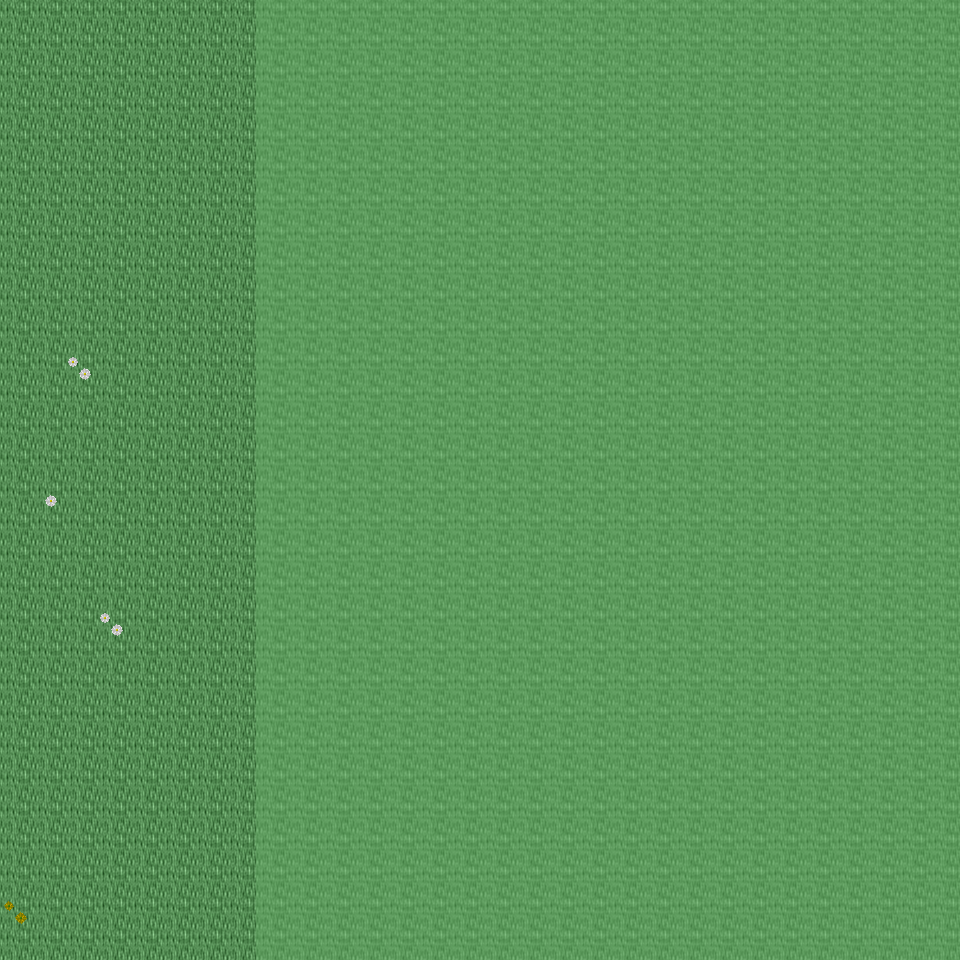

This is a level from a 2D game, rendered from its Tiled map with the project's own tilesets. A one-line summary and the map file follow, with tile-layer data summarised:
An orthogonal 30x30 tile map with 32x32 px tiles, 6 tile layers (Ground, Object, Object2, Above, ...), 26 tilesets and 3 objects (3x mapchange).

<map version="1.0" orientation="orthogonal" renderorder="right-down" width="30" height="30" tilewidth="32" tileheight="32" nextobjectid="4">
  <tileset firstgid="1" name="tileset_ground_ground" tilewidth="32" tileheight="32" tilecount="33" columns="3">
    <image source="../drawable/tileset_ground_ground.png" width="96" height="352" />
  </tileset>
  <tileset firstgid="34" name="tileset_ground_ice_ice" tilewidth="32" tileheight="32" tilecount="3" columns="3">
    <image source="../drawable/tileset_ground_ice_ice.png" width="96" height="32" />
  </tileset>
  <tileset firstgid="37" name="tileset_plant_flower_daisy_white" tilewidth="32" tileheight="32" tilecount="8" columns="2">
    <image source="../drawable/tileset_plant_flower_daisy_white.png" width="64" height="128" />
  </tileset>
  <tileset firstgid="45" name="tileset_ground_rock_pebbles" tilewidth="32" tileheight="32" tilecount="3" columns="1">
    <image source="../drawable/tileset_ground_rock_pebbles.png" width="32" height="96" />
  </tileset>
  <tileset firstgid="48" name="tileset_plant_grasses" tilewidth="32" tileheight="32" tilecount="6" columns="3">
    <image source="../drawable/tileset_plant_grasses.png" width="96" height="64" />
  </tileset>
  <tileset firstgid="54" name="tileset_plant_leaves" tilewidth="32" tileheight="32" tilecount="8" columns="4">
    <image source="../drawable/tileset_plant_leaves.png" width="128" height="64" />
  </tileset>
  <tileset firstgid="62" name="tileset_ground_grass_edges" tilewidth="32" tileheight="32" tilecount="36" columns="12">
    <image source="../drawable/tileset_ground_grass_edges.png" width="384" height="96" />
  </tileset>
  <tileset firstgid="98" name="tileset_plant_flower_daisy_yellow" tilewidth="32" tileheight="32" tilecount="8" columns="2">
    <image source="../drawable/tileset_plant_flower_daisy_yellow.png" width="64" height="128" />
  </tileset>
  <tileset firstgid="106" name="tileset_plant_bush_bushes" tilewidth="32" tileheight="32" tilecount="10" columns="5">
    <image source="../drawable/tileset_plant_bush_bushes.png" width="160" height="64" />
  </tileset>
  <tileset firstgid="116" name="tileset_plant_stump_stump_brown" tilewidth="32" tileheight="32" tilecount="4" columns="2">
    <image source="../drawable/tileset_plant_stump_stump_brown.png" width="64" height="64" />
  </tileset>
  <tileset firstgid="120" name="tileset_plant_stump_stump_green" tilewidth="32" tileheight="32" tilecount="4" columns="2">
    <image source="../drawable/tileset_plant_stump_stump_green.png" width="64" height="64" />
  </tileset>
  <tileset firstgid="124" name="tileset_item_pot_pot_golden" tilewidth="32" tileheight="32" tilecount="4" columns="4">
    <image source="../drawable/tileset_item_pot_pot_golden.png" width="128" height="32" />
  </tileset>
  <tileset firstgid="128" name="tileset_plant_tree_tree_darkgreen" tilewidth="32" tileheight="32" tilecount="88" columns="8">
    <image source="../drawable/tileset_plant_tree_tree_darkgreen.png" width="256" height="352" />
  </tileset>
  <tileset firstgid="216" name="tileset_plant_flower_daisy_blue" tilewidth="32" tileheight="32" tilecount="8" columns="2">
    <image source="../drawable/tileset_plant_flower_daisy_blue.png" width="64" height="128" />
  </tileset>
  <tileset firstgid="224" name="tileset_ground_water_water_bubbles" tilewidth="32" tileheight="32" tilecount="32" columns="8">
    <image source="../drawable/tileset_ground_water_water_bubbles.png" width="256" height="128" />
  </tileset>
  <tileset firstgid="256" name="tileset_ground_water_pool" tilewidth="32" tileheight="32" tilecount="72" columns="3">
    <image source="../drawable/tileset_ground_water_pool.png" width="96" height="768" />
  </tileset>
  <tileset firstgid="328" name="tileset_building_castle" tilewidth="32" tileheight="32" tilecount="320" columns="20">
    <image source="../drawable/tileset_building_castle.png" width="640" height="512" />
  </tileset>
  <tileset firstgid="648" name="tileset_ground_cobbled_paving" tilewidth="32" tileheight="32" tilecount="1" columns="1">
    <image source="../drawable/tileset_ground_cobbled_paving.png" width="32" height="32" />
  </tileset>
  <tileset firstgid="649" name="tileset_ground_grass_corners" tilewidth="32" tileheight="32" tilecount="24" columns="6">
    <image source="../drawable/tileset_ground_grass_corners.png" width="192" height="128" />
  </tileset>
  <tileset firstgid="673" name="tileset_building_fence_fence_chunky" tilewidth="32" tileheight="32" tilecount="21" columns="3">
    <image source="../drawable/tileset_building_fence_fence_chunky.png" width="96" height="224" />
  </tileset>
  <tileset firstgid="694" name="tileset_item_sign_large" tilewidth="32" tileheight="32" tilecount="15" columns="5">
    <image source="../drawable/tileset_item_sign_large.png" width="160" height="96" />
  </tileset>
  <tileset firstgid="709" name="tileset_building_decoration_fancy_gate" tilewidth="32" tileheight="32" tilecount="12" columns="3">
    <image source="../drawable/tileset_building_decoration_fancy_gate.png" width="96" height="128" />
  </tileset>
  <tileset firstgid="721" name="tileset_logic_collision" tilewidth="32" tileheight="32" tilecount="1" columns="1">
    <image source="../drawable/tileset_logic_collision.png" width="32" height="32" />
  </tileset>
  <tileset firstgid="722" name="tileset_ground_green_paving" tilewidth="32" tileheight="32" tilecount="18" columns="3">
    <image source="../drawable/tileset_ground_green_paving.png" width="96" height="192" />
  </tileset>
  <tileset firstgid="740" name="tileset_item_hen_nest" tilewidth="32" tileheight="32" tilecount="1" columns="1">
    <image source="../drawable/tileset_item_hen_nest.png" width="32" height="32" />
  </tileset>
  <tileset firstgid="741" name="tileset_building_barnyard" tilewidth="32" tileheight="32" tilecount="200" columns="8">
    <image source="../drawable/tileset_building_barnyard.png" width="256" height="800" />
  </tileset>
  <layer name="Ground" width="30" height="30">
    <data>[900 cells, 900 non-empty, 1 distinct tile ids]</data>
  </layer>
  <layer name="Object" width="30" height="30">
    <data>[900 cells, 10 non-empty, 6 distinct tile ids]</data>
  </layer>
  <layer name="Object2" width="30" height="30">
    <data>[900 cells, 0 non-empty, 0 distinct tile ids]</data>
  </layer>
  <layer name="Above" width="30" height="30">
    <data>[900 cells, 0 non-empty, 0 distinct tile ids]</data>
  </layer>
  <layer name="Above2" width="30" height="30">
    <data>[900 cells, 0 non-empty, 0 distinct tile ids]</data>
  </layer>
  <layer name="Walkable" width="30" height="30">
    <data>[900 cells, 660 non-empty, 1 distinct tile ids]</data>
  </layer>
  <objectgroup name="MapEvents">
    <object id="1" name="north" type="mapchange" x="0" y="0" width="256" height="32">
      <properties>
        <property name="map" value="0_ados_mountain_n2_w2_x3_y1" />
        <property name="place" value="south" />
      </properties>
    </object>
    <object id="2" name="south" type="mapchange" x="0" y="928" width="256" height="32">
      <properties>
        <property name="map" value="0_ados_mountain_n2_w2_x3_y3" />
        <property name="place" value="north" />
      </properties>
    </object>
    <object id="3" name="west" type="mapchange" x="0" y="0" width="32" height="960">
      <properties>
        <property name="map" value="0_ados_mountain_n2_w2_x2_y2" />
        <property name="place" value="east" />
      </properties>
    </object>
  </objectgroup>
</map>
